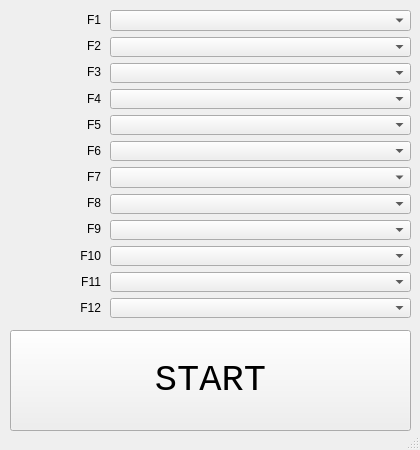
<?xml version="1.0" encoding="UTF-8"?>
<ui version="4.0">
 <class>MainWindow</class>
 <widget class="QMainWindow" name="MainWindow">
  <property name="geometry">
   <rect>
    <x>0</x>
    <y>0</y>
    <width>420</width>
    <height>450</height>
   </rect>
  </property>
  <property name="sizePolicy">
   <sizepolicy hsizetype="Fixed" vsizetype="Fixed">
    <horstretch>0</horstretch>
    <verstretch>0</verstretch>
   </sizepolicy>
  </property>
  <property name="minimumSize">
   <size>
    <width>420</width>
    <height>450</height>
   </size>
  </property>
  <property name="maximumSize">
   <size>
    <width>420</width>
    <height>450</height>
   </size>
  </property>
  <property name="windowTitle">
   <string>SundPood</string>
  </property>
  <property name="windowIcon">
   <iconset theme="icon.ico"/>
  </property>
  <widget class="QWidget" name="centralwidget">
   <property name="enabled">
    <bool>true</bool>
   </property>
   <property name="sizePolicy">
    <sizepolicy hsizetype="Fixed" vsizetype="Fixed">
     <horstretch>0</horstretch>
     <verstretch>0</verstretch>
    </sizepolicy>
   </property>
   <property name="minimumSize">
    <size>
     <width>420</width>
     <height>450</height>
    </size>
   </property>
   <property name="maximumSize">
    <size>
     <width>420</width>
     <height>450</height>
    </size>
   </property>
   <widget class="QPushButton" name="start_button">
    <property name="geometry">
     <rect>
      <x>10</x>
      <y>330</y>
      <width>401</width>
      <height>101</height>
     </rect>
    </property>
    <property name="font">
     <font>
      <family>Consolas</family>
      <pointsize>28</pointsize>
     </font>
    </property>
    <property name="text">
     <string>START</string>
    </property>
   </widget>
   <widget class="QWidget" name="verticalLayoutWidget">
    <property name="geometry">
     <rect>
      <x>110</x>
      <y>10</y>
      <width>301</width>
      <height>308</height>
     </rect>
    </property>
    <layout class="QVBoxLayout" name="verticalLayout">
     <item>
      <widget class="QComboBox" name="combo0"/>
     </item>
     <item>
      <widget class="QComboBox" name="combo1"/>
     </item>
     <item>
      <widget class="QComboBox" name="combo2"/>
     </item>
     <item>
      <widget class="QComboBox" name="combo3"/>
     </item>
     <item>
      <widget class="QComboBox" name="combo4"/>
     </item>
     <item>
      <widget class="QComboBox" name="combo5"/>
     </item>
     <item>
      <widget class="QComboBox" name="combo6"/>
     </item>
     <item>
      <widget class="QComboBox" name="combo7"/>
     </item>
     <item>
      <widget class="QComboBox" name="combo8"/>
     </item>
     <item>
      <widget class="QComboBox" name="combo9"/>
     </item>
     <item>
      <widget class="QComboBox" name="combo10"/>
     </item>
     <item>
      <widget class="QComboBox" name="combo11"/>
     </item>
    </layout>
   </widget>
   <widget class="QWidget" name="verticalLayoutWidget_2">
    <property name="geometry">
     <rect>
      <x>10</x>
      <y>10</y>
      <width>91</width>
      <height>308</height>
     </rect>
    </property>
    <layout class="QVBoxLayout" name="verticalLayout_2">
     <item>
      <widget class="QLabel" name="label">
       <property name="text">
        <string>F1</string>
       </property>
       <property name="alignment">
        <set>Qt::AlignRight|Qt::AlignTrailing|Qt::AlignVCenter</set>
       </property>
      </widget>
     </item>
     <item>
      <widget class="QLabel" name="label_2">
       <property name="text">
        <string>F2</string>
       </property>
       <property name="alignment">
        <set>Qt::AlignRight|Qt::AlignTrailing|Qt::AlignVCenter</set>
       </property>
      </widget>
     </item>
     <item>
      <widget class="QLabel" name="label_3">
       <property name="text">
        <string>F3</string>
       </property>
       <property name="alignment">
        <set>Qt::AlignRight|Qt::AlignTrailing|Qt::AlignVCenter</set>
       </property>
      </widget>
     </item>
     <item>
      <widget class="QLabel" name="label_4">
       <property name="text">
        <string>F4</string>
       </property>
       <property name="alignment">
        <set>Qt::AlignRight|Qt::AlignTrailing|Qt::AlignVCenter</set>
       </property>
      </widget>
     </item>
     <item>
      <widget class="QLabel" name="label_5">
       <property name="text">
        <string>F5</string>
       </property>
       <property name="alignment">
        <set>Qt::AlignRight|Qt::AlignTrailing|Qt::AlignVCenter</set>
       </property>
      </widget>
     </item>
     <item>
      <widget class="QLabel" name="label_6">
       <property name="text">
        <string>F6</string>
       </property>
       <property name="alignment">
        <set>Qt::AlignRight|Qt::AlignTrailing|Qt::AlignVCenter</set>
       </property>
      </widget>
     </item>
     <item>
      <widget class="QLabel" name="label_7">
       <property name="text">
        <string>F7</string>
       </property>
       <property name="alignment">
        <set>Qt::AlignRight|Qt::AlignTrailing|Qt::AlignVCenter</set>
       </property>
      </widget>
     </item>
     <item>
      <widget class="QLabel" name="label_8">
       <property name="text">
        <string>F8</string>
       </property>
       <property name="alignment">
        <set>Qt::AlignRight|Qt::AlignTrailing|Qt::AlignVCenter</set>
       </property>
      </widget>
     </item>
     <item>
      <widget class="QLabel" name="label_9">
       <property name="text">
        <string>F9</string>
       </property>
       <property name="alignment">
        <set>Qt::AlignRight|Qt::AlignTrailing|Qt::AlignVCenter</set>
       </property>
      </widget>
     </item>
     <item>
      <widget class="QLabel" name="label_10">
       <property name="text">
        <string>F10</string>
       </property>
       <property name="alignment">
        <set>Qt::AlignRight|Qt::AlignTrailing|Qt::AlignVCenter</set>
       </property>
      </widget>
     </item>
     <item>
      <widget class="QLabel" name="label_11">
       <property name="text">
        <string>F11</string>
       </property>
       <property name="alignment">
        <set>Qt::AlignRight|Qt::AlignTrailing|Qt::AlignVCenter</set>
       </property>
      </widget>
     </item>
     <item>
      <widget class="QLabel" name="label_12">
       <property name="text">
        <string>F12</string>
       </property>
       <property name="alignment">
        <set>Qt::AlignRight|Qt::AlignTrailing|Qt::AlignVCenter</set>
       </property>
      </widget>
     </item>
    </layout>
   </widget>
  </widget>
  <widget class="QStatusBar" name="statusbar"/>
 </widget>
 <resources/>
 <connections/>
</ui>
